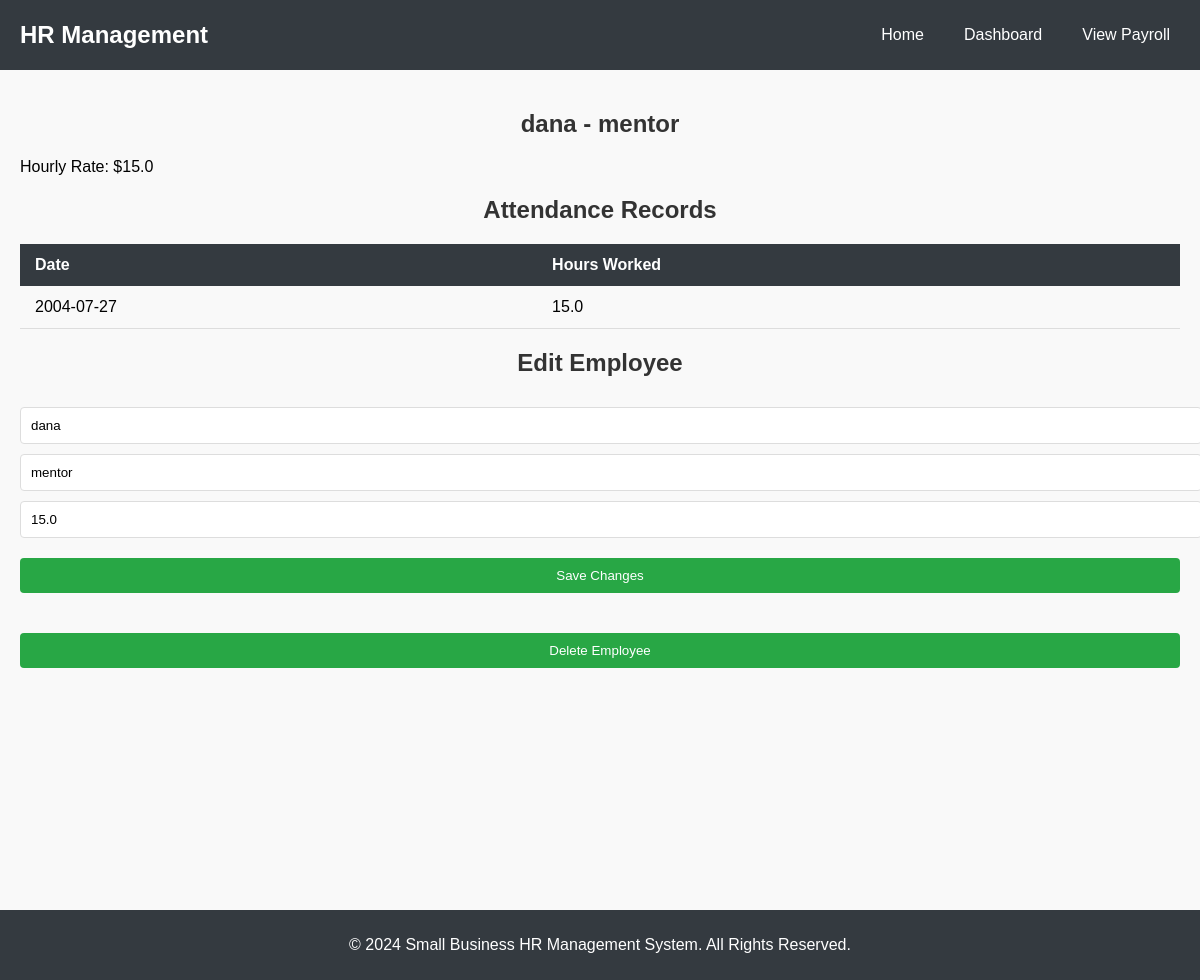
The app's page /employee/4 with its own data.
### tables this page shows
CREATE TABLE employees (
            id INTEGER PRIMARY KEY AUTOINCREMENT,
            name TEXT NOT NULL,
            position TEXT NOT NULL,
            hourly_rate REAL NOT NULL
        );

CREATE TABLE attendance (
            id INTEGER PRIMARY KEY AUTOINCREMENT,
            employee_id INTEGER,
            date TEXT,
            hours_worked REAL,
            FOREIGN KEY (employee_id) REFERENCES employees (id)
        );

### main.py (the view)
@app.get("/employee/{employee_id}", response_class=HTMLResponse)
async def employee_detail(request: Request, employee_id: int):
    conn = sqlite3.connect('hr_management.db')
    cursor = conn.cursor()
    cursor.execute("SELECT * FROM employees WHERE id = ?", (employee_id,))
    employee = cursor.fetchone()
    cursor.execute("SELECT * FROM attendance WHERE employee_id = ?", (employee_id,))
    attendance_records = cursor.fetchall()
    conn.close()
    return templates.TemplateResponse("employee_detail.html", {"request": request, "employee": employee, "attendance_records": attendance_records})

### templates/employee_detail.html (shortened to what this page needs)
<!DOCTYPE html>
<html lang="en">
<head>
    <link rel="stylesheet" href="/static/styles.css">
</head>
<body>
    <header>
        <nav class="navbar">
            <div class="logo">HR Management</div>
            <ul class="nav-links">
                <li><a href="/">Home</a></li>
                <li><a href="/dashboard">Dashboard</a></li>
                <li><a href="/payroll">View Payroll</a></li>
            </ul>
        </nav>
    </header>
    <main>
        <section class="employee-detail-section">
            <h1>{{ employee[1] }} - {{ employee[2] }}</h1>
            <p>Hourly Rate: ${{ employee[3] }}</p>
            <h2>Attendance Records</h2>
            <table class="styled-table">
                <thead>
                    <tr>
                        <th>Date</th>
                        <th>Hours Worked</th>
                    </tr>
                </thead>
                <tbody>
                    {% for record in attendance_records %}
                    <tr>
                        <td>{{ record[2] }}</td>
                        <td>{{ record[3] }}</td>
                    </tr>
                    {% endfor %}
                </tbody>
            </table>
            <h2>Edit Employee</h2>
            <form action="/edit_employee/{{ employee[0] }}" method="post">
                <input type="text" name="name" value="{{ employee[1] }}" required>
                <input type="text" name="position" value="{{ employee[2] }}" required>
                <input type="number" name="hourly_rate" value="{{ employee[3] }}" required step="0.01">
                <button type="submit">Save Changes</button>
            </form>
            <form action="/delete_employee/{{ employee[0] }}" method="post" style="margin-top: 20px;">
                <button type="submit" class="delete-btn">Delete Employee</button>
            </form>
        </section>
    </main>
    <footer>
        <p>&copy; 2024 Small Business HR Management System. All Rights Reserved.</p>
    </footer>
</body>
</html>

### static/styles.css (style rules this page uses)
body { font-family: 'Arial', sans-serif; margin: 0; padding: 0; background-color: #f9f9f9; }
h1, h2 { color: #333; font-weight: bold; text-align: center; }
main { padding: 20px; min-height: 100vh; }
.navbar { background-color: #343a40; color: #fff; padding: 10px 20px; display: flex; justify-content: space-between; align-items: center; }
.logo { font-size: 1.5em; font-weight: bold; }
.nav-links { list-style: none; display: flex; gap: 20px; }
.nav-links li { display: inline; }
.nav-links a { color: #fff; text-decoration: none; padding: 5px 10px; }
input, select, button { width: 100%; padding: 10px; margin-top: 10px; border-radius: 4px; border: 1px solid #ddd; }
button { background-color: #28a745; color: #fff; border: none; cursor: pointer; margin-top: 20px; }
.styled-table { width: 100%; border-collapse: collapse; margin-top: 20px; }
.styled-table th, .styled-table td { padding: 12px 15px; text-align: left; }
.styled-table th { background-color: #343a40; color: #fff; }
.styled-table tbody tr { border-bottom: 1px solid #ddd; }
footer { background-color: #343a40; color: white; text-align: center; padding: 10px 0; position: relative; width: 100%; bottom: 0; }

### records on screen
employees: name "dana", position "mentor", hourly_rate "15.0"
attendance: date "2004-07-27", hours_worked "15.0"
